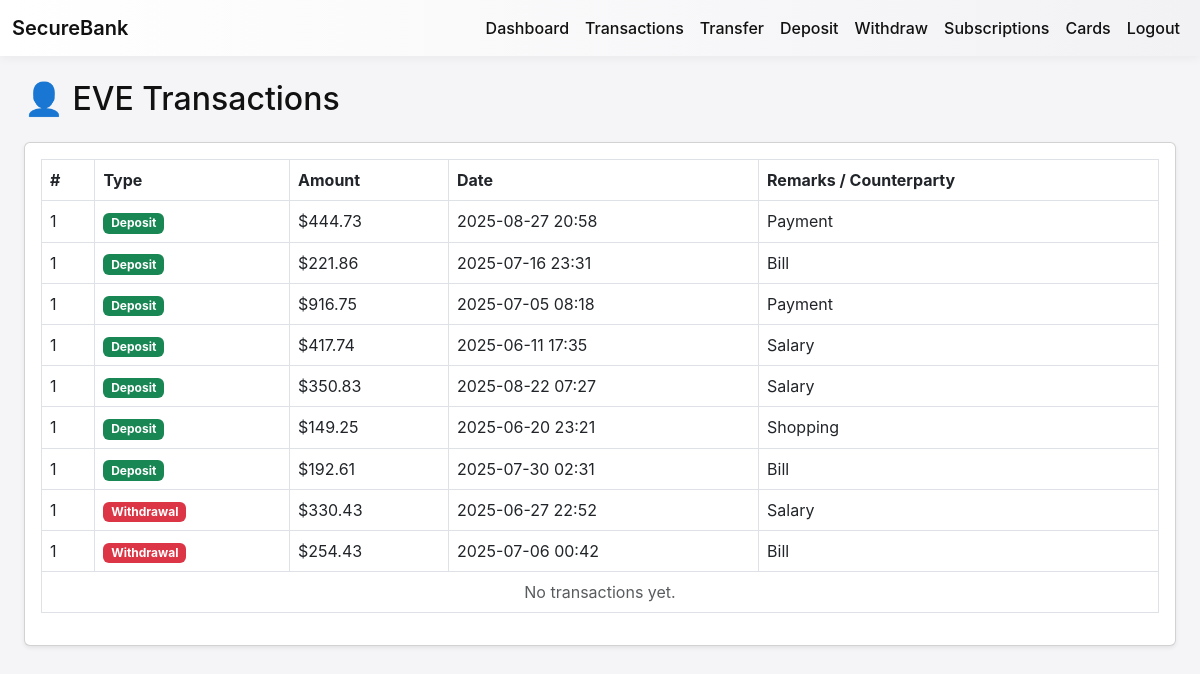
Screenshot of /transactions (signed in) with the database file from the repository.
### app/models/models.py (models this page shows)
class Transaction(db.Model):
    __tablename__ = 'transactions'
    id = db.Column(db.Integer, primary_key=True)
    user_id = db.Column(db.Integer, db.ForeignKey('login.id'), nullable=False)
    account_id = db.Column(db.Integer, db.ForeignKey('account.id'), nullable=False)
    txn_id = db.Column(db.String(64), unique=True, nullable=False)
    txn_type = db.Column(db.String(20), nullable=False)
    amount = db.Column(db.Float, nullable=False)
    counterparty = db.Column(db.String(120), nullable=True)
    remarks = db.Column(db.String(255), nullable=True)
    date = db.Column(db.DateTime, default=datetime.utcnow)

### app/routes.py (the view)
@main.route('/transactions')
def transactions_view():
    if 'user_id' not in session:
        flash('Please login first.', 'warning')
        return redirect(url_for('main.login_view'))
    user_id = session['user_id']
    account = Account.query.filter_by(user_id=user_id).first()
    balance = account.balance if account else 0.0
    deposits = Transaction.query.filter_by(user_id=user_id, txn_type='deposit').all()
    withdrawals = Transaction.query.filter_by(user_id=user_id, txn_type='withdrawal').all()
    transfers_sent = Transaction.query.filter_by(user_id=user_id, txn_type='transfer_sent').all()
    transfers_received = Transaction.query.filter_by(user_id=user_id, txn_type='transfer_received').all()
    return render_template('transactions.html',
                           deposits=deposits,
                           withdrawals=withdrawals,
                           transfers_sent=transfers_sent,
                           transfers_received=transfers_received,
                           balance=balance,
                           username=session['username'])

### app/templates/transactions.html (shortened to what this page needs)
{% extends 'base.html' %}
{% block content %}
<div class="container-fluid">
  <div class="row">
    <div class="col-md-12">
      <h2 class="mb-4">
        {% if is_admin %}
          👑 Admin Transactions
        {% else %}
          👤 {{ username | upper }} Transactions
        {% endif %}
      </h2>
      <div class="card shadow-sm">
        <div class="card-body">
          <table class="table table-hover table-bordered">
            <thead>
              <tr>
                <th>#</th>
                <th>Type</th>
                <th>Amount</th>
                <th>Date</th>
                <th>Remarks / Counterparty</th>
              </tr>
            </thead>
            <tbody>
              {% set idx = 1 %}
              {% for deposit in deposits %}
              <tr>
                <td>{{ idx }}</td>
                <td><span class="badge bg-success">Deposit</span></td>
                <td>${{ deposit.amount }}</td>
                <td>{{ deposit.date.strftime("%Y-%m-%d %H:%M") }}</td>
                <td>{{ deposit.remarks or '-' }}</td>
              </tr>
              {% set idx = idx + 1 %}
              {% endfor %}
              {% for withdrawal in withdrawals %}
              <tr>
                <td>{{ idx }}</td>
                <td><span class="badge bg-danger">Withdrawal</span></td>
                <td>${{ withdrawal.amount }}</td>
                <td>{{ withdrawal.date.strftime("%Y-%m-%d %H:%M") }}</td>
                <td>{{ withdrawal.remarks or '-' }}</td>
              </tr>
              {% set idx = idx + 1 %}
              {% endfor %}
              {% if idx == 1 %}
              <tr>
                <td colspan="5" class="text-center text-muted">No transactions yet.</td>
              </tr>
              {% endif %}
            </tbody>
          </table>
        </div>
      </div>
    </div>
  </div>
</div>
{% endblock %}

### app/templates/base.html (style rules this page uses)
body { font-family: -apple-system, BlinkMacSystemFont, "Segoe UI", Roboto, "Helvetica Neue", Arial, sans-serif; background: #f5f5f7; color: #111; }

### rows the page displays
Transaction: idx "1", amount "444.73", date "2025-08-27 20:58", remarks "Payment"
Transaction: idx "1", amount "221.86", date "2025-07-16 23:31", remarks "Bill"
Transaction: idx "1", amount "916.75", date "2025-07-05 08:18", remarks "Payment"
Transaction: idx "1", amount "417.74", date "2025-06-11 17:35", remarks "Salary"
Transaction: idx "1", amount "350.83", date "2025-08-22 07:27", remarks "Salary"
Transaction: idx "1", amount "149.25", date "2025-06-20 23:21", remarks "Shopping"
Transaction: idx "1", amount "192.61", date "2025-07-30 02:31", remarks "Bill"
Transaction: idx "1", amount "330.43", date "2025-06-27 22:52", remarks "Salary"
Transaction: idx "1", amount "254.43", date "2025-07-06 00:42", remarks "Bill"

### other values shown
{{ username | upper }} "EVE"
